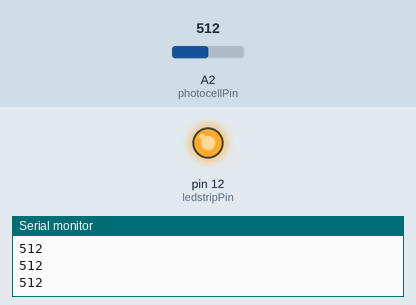
A sketch run on a simulated Arduino Uno, built with avr-gcc and run on an emulated ATmega328P. Parts: output pins drawn as LEDs (lit = HIGH), the last lines printed to the serial monitor. Inputs (shaded band) come from the test bench; at power-on: A2 (photocellPin) = 512.

Above: at 1.2 s.
1.3 s: A2 (photocellPin) set to 589
2.8 s: A2 (photocellPin) set to 611
At 3.2 s:
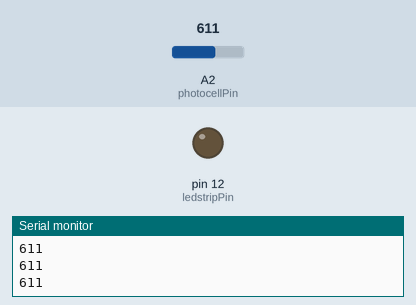
4.3 s: A2 (photocellPin) set to 590
At 5.5 s:
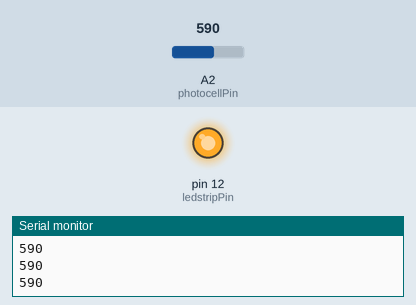
5.8 s: A2 (photocellPin) set to 610
At 7.0 s:
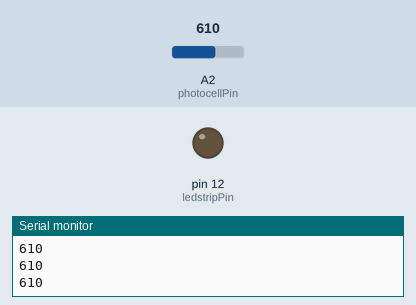
Timing chart, 0 to 8.3 s (numbered marks = the images above; inputs shaded):
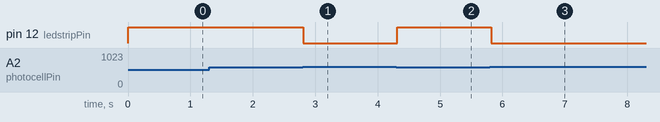

The sketch:

AC_led_strip.ino
```cpp
int photocellPin = 2; // photocell on analog pin 2
int photocellVal = 0; // photocell variable
int minLight = 600;   // threshold
int ledstripPin = 12;
int ledState = 0;

void setup() {
  pinMode(ledstripPin, OUTPUT);
  Serial.begin(9600);
}

void loop() {
  // read value from photocell and output to serial port
  photocellVal = analogRead(photocellPin);
  Serial.println(photocellVal);

  // light on led strip when threshold arrived
  if (photocellVal < minLight && ledState == 0) {
    digitalWrite(ledstripPin, HIGH); // turn on LED
    ledState = 1;
  }

  // light off led strip when out of threshold
  if (photocellVal > minLight && ledState == 1) {
    digitalWrite(ledstripPin, LOW); // turn off LED
    ledState = 0;
  }
  delay(100);
}
```

Measured:
- the behaviour switches between 600 and 601 on A2 (photocellPin) (found by bisection; images 0 and 1)
- after the input at 2.8 s, pin 12 (ledstripPin): HIGH → LOW at once
- after the input at 4.3 s, pin 12 (ledstripPin): LOW → HIGH at once
- after the input at 5.8 s, pin 12 (ledstripPin): HIGH → LOW at once
